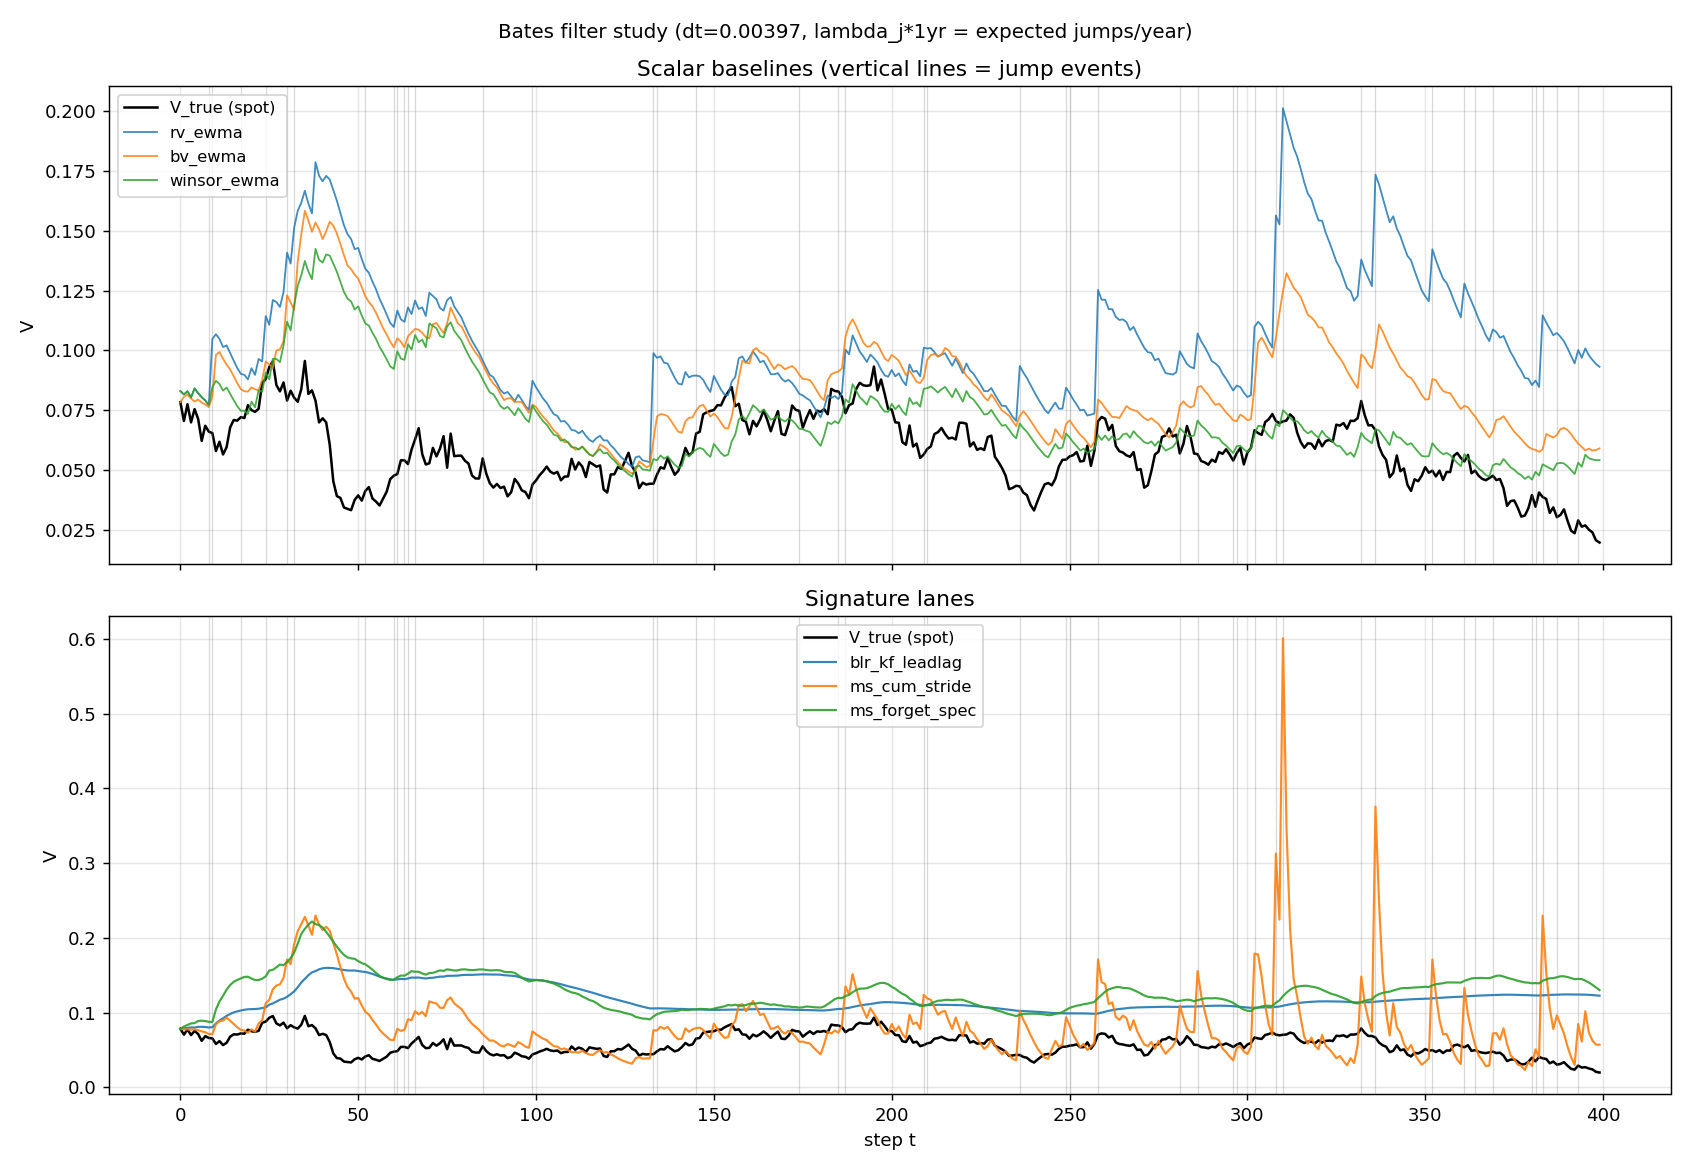

Python code for this plot:
r"""
BENCHMARK STUDY: Bates / jump-volatility filter comparison.

Row 3 of the validation ladder (see
`docs/benchmark_ladder_gated_compression.md`).  Bates = Heston
dynamics + compound-Poisson jumps in log-price:

    dS_t / S_t    =  mu dt  +  sqrt(V_t) dW_1  +  (e^J - 1) dN_t
    dV_t          =  kappa (theta - V_t) dt  +  xi sqrt(V_t) dW_2
    dN_t          ~  Poisson(lambda_j dt)
    J             ~  N(mu_j, sigma_j^2)  i.i.d., independent of dW_1, dW_2, dN
    d<W_1, W_2>_t =  rho dt

Hypothesis: scalar r^2/dt estimators of V are contaminated by jump atoms;
jump-robust handcrafted summaries (bipower variation, winsorized EWMA)
and the model-free multiresolution signature lane should both recover.
The key thesis question: does the gate prefer
  (a) a robust scalar baseline, or
  (b) the signature lane?

This is a minimal Bates setup that deliberately does NOT use the Merton
wealth wrapper.  Filters are tested directly on simulated returns.
Controller is off by construction.

Pre-registered interpretation
-----------------------------
  - If rv_ewma deteriorates vs the Heston case and ms_cum_stride
    recovers the gap, that is a slide-worthy gate flip toward signatures.
  - If bv_ewma (bipower variation) or a winsorized EWMA wins, report
    honestly: the gate prefers a better HANDCRAFTED summary under jumps.
  - The thesis statement is not "signatures must win"; it is "plain
    scalar r^2/dt smoothers are not universally adequate once the
    observation law gets harder."
"""

from __future__ import annotations

import os
import sys
from dataclasses import dataclass
from typing import Callable, Dict, List, Optional, Tuple

import numpy as np

HERE = os.path.dirname(os.path.abspath(__file__))
sys.path.insert(0, HERE)
sys.path.insert(0, os.path.join(HERE, os.pardir, os.pardir))

from src.sskf.leadlag_blr_kf import (
    LeadLagBLRKFConfig,
    LeadLagBLRKFilter,
)
from src.sskf.multiscale_leadlag_filters import (
    CumulativeStrideLeadLagBLRKFConfig,
    CumulativeStrideLeadLagBLRKFilter,
    MultiScaleLeadLagBLRKFConfig,
    MultiScaleLeadLagBLRKFilter,
    fixed_calendar_ladder,
    ladder_from_timescale,
    estimate_variance_timescale,
)


# ==========================================================================
# Simulator
# ==========================================================================


@dataclass
class BatesConfig:
    kappa: float = 2.0
    theta: float = 0.04
    xi: float = 0.3
    rho: float = -0.7
    mu: float = 0.05
    lambda_j: float = 30.0      # expected jumps per year
    mu_j: float = -0.03         # mean jump size in log-price
    sigma_j: float = 0.03       # jump-size stdev
    dt: float = 1.0 / 252.0


def simulate_bates(
    cfg: BatesConfig, T: int, V0: float, seed: int,
) -> Dict[str, np.ndarray]:
    r"""Euler + explicit-full-truncation CIR + compound Poisson jumps.

    Returns dict with keys:
        V       : (T,) pre-step variance trajectory
        dr_S    : (T,) underlying log-returns including jumps
        J       : (T,) jump atoms (0.0 where no jump)
        jump    : (T,) 0/1 indicator
    """
    rng = np.random.RandomState(int(seed))
    sqrt_dt = float(np.sqrt(cfg.dt))
    V = np.zeros(T)
    dr_S = np.zeros(T)
    J = np.zeros(T)
    jump_flag = np.zeros(T, dtype=int)
    V_prev = float(V0)
    # probability of at least one jump in an interval of length dt;
    # for small lambda*dt this is ~ lambda*dt.
    p_jump = 1.0 - float(np.exp(-cfg.lambda_j * cfg.dt))
    for t in range(T):
        V[t] = V_prev
        z1 = rng.standard_normal()
        z2 = cfg.rho * z1 + float(np.sqrt(max(1.0 - cfg.rho ** 2, 0.0))) * rng.standard_normal()
        v_use = max(V_prev, 1e-8)
        diffusion = (cfg.mu - 0.5 * v_use) * cfg.dt + float(np.sqrt(v_use)) * sqrt_dt * z1
        if rng.rand() < p_jump:
            J_t = float(rng.normal(cfg.mu_j, cfg.sigma_j))
            J[t] = J_t
            jump_flag[t] = 1
            dr_S[t] = diffusion + J_t
        else:
            dr_S[t] = diffusion
        # CIR variance update (independent diffusion branch, same z2 coupling)
        V_new = V_prev + cfg.kappa * (cfg.theta - V_prev) * cfg.dt + cfg.xi * float(np.sqrt(v_use)) * sqrt_dt * z2
        V_prev = max(V_new, 1e-8)
    return {"V": V, "dr_S": dr_S, "J": J, "jump": jump_flag}


# ==========================================================================
# Scalar baselines: EWMA of r^2/dt, Bipower EWMA, Winsorized EWMA
# ==========================================================================


class EWMAr2:
    name = "rv_ewma"

    def __init__(self, halflife_steps: float, dt: float):
        self.alpha = 1.0 - float(np.exp(-np.log(2.0) / max(halflife_steps, 1e-3)))
        self.dt = float(dt)
        self.V = 0.04

    def reset(self, V0: float):
        self.V = float(V0)

    def observe(self, r_t: float, dt: float):
        y = float(r_t) ** 2 / float(dt)
        self.V = (1.0 - self.alpha) * self.V + self.alpha * y
        self.V = max(self.V, 1e-8)

    def V_hat(self) -> float:
        return float(self.V)

    def V_interval(self) -> Tuple[float, float]:
        return (float("nan"), float("nan"))


class EWMABipower:
    r"""Bipower variation as a jump-robust variance proxy.

    BV_t = (pi/2) * |r_{t-1}| * |r_t| / dt  is an (approximately)
    unbiased V estimator that REJECTS finite-activity jumps
    asymptotically (Barndorff-Nielsen & Shephard, 2004).  We use a
    standard EWMA on the per-step BV to form a running V estimate.
    """
    name = "bv_ewma"

    def __init__(self, halflife_steps: float, dt: float):
        self.alpha = 1.0 - float(np.exp(-np.log(2.0) / max(halflife_steps, 1e-3)))
        self.dt = float(dt)
        self.V = 0.04
        self._prev_abs_r = None

    def reset(self, V0: float):
        self.V = float(V0)
        self._prev_abs_r = None

    def observe(self, r_t: float, dt: float):
        abs_r = float(np.abs(r_t))
        if self._prev_abs_r is not None:
            # Bipower per-step estimator of V (scaled by pi/2, divided by dt).
            bv = (np.pi / 2.0) * self._prev_abs_r * abs_r / float(dt)
            self.V = (1.0 - self.alpha) * self.V + self.alpha * bv
            self.V = max(self.V, 1e-8)
        self._prev_abs_r = abs_r

    def V_hat(self) -> float:
        return float(self.V)

    def V_interval(self) -> Tuple[float, float]:
        return (float("nan"), float("nan"))


class EWMAWinsorized:
    r"""Winsorized EWMA: clip r^2/dt at k * V_current BEFORE updating.

    k=4 truncates a return whose scaled square exceeds 4x the current
    V estimate.  This is a cheap ad hoc jump filter.  Clearly labeled
    heuristic, not a principled robust estimator.
    """
    name = "winsor_ewma"

    def __init__(self, halflife_steps: float, dt: float, k: float = 4.0):
        self.alpha = 1.0 - float(np.exp(-np.log(2.0) / max(halflife_steps, 1e-3)))
        self.dt = float(dt)
        self.k = float(k)
        self.V = 0.04

    def reset(self, V0: float):
        self.V = float(V0)

    def observe(self, r_t: float, dt: float):
        y = float(r_t) ** 2 / float(dt)
        cap = self.k * max(self.V, 1e-8)
        y_clipped = min(y, cap)
        self.V = (1.0 - self.alpha) * self.V + self.alpha * y_clipped
        self.V = max(self.V, 1e-8)

    def V_hat(self) -> float:
        return float(self.V)

    def V_interval(self) -> Tuple[float, float]:
        return (float("nan"), float("nan"))


# ==========================================================================
# Signature lanes (direct use of the filter classes; no Merton wrapper)
# ==========================================================================


class BLRKFLeadLagLane:
    name = "blr_kf_leadlag"

    def __init__(self, bates: BatesConfig):
        cfg = LeadLagBLRKFConfig(
            ll_gamma=0.99,
            prior_w_var=10.0, sigma_n2_init=0.01, sigma_n2_alpha=0.01,
            target_clip=None,                      # disable to not bias away jumps
            kf_kappa=bates.kappa, kf_theta=bates.theta, kf_xi=bates.xi,
            V_floor=1e-6, P_init_mult=10.0,
        )
        self.filter = LeadLagBLRKFilter(dt=bates.dt, config=cfg)

    def reset(self, V0: float):
        self.filter.reset(V0)

    def observe(self, r_t: float, dt: float):
        self.filter.observe(r_t, dt)

    def V_hat(self) -> float:
        return self.filter.V_hat()

    def V_interval(self) -> Tuple[float, float]:
        return self.filter.V_interval()


class MSCumStrideLane:
    name = "ms_cum_stride"

    def __init__(self, bates: BatesConfig, days_ladder=(1.0, 5.0, 20.0)):
        strides = tuple(max(1, int(round(d))) for d in days_ladder)
        cfg = CumulativeStrideLeadLagBLRKFConfig(
            strides=strides,
            kf_kappa=bates.kappa, kf_theta=bates.theta, kf_xi=bates.xi,
            V_floor=1e-6, P_init_mult=10.0,
            prior_w_var=10.0, sigma_n2_init=0.01, sigma_n2_alpha=0.01,
            target_clip=None,
        )
        self.filter = CumulativeStrideLeadLagBLRKFilter(dt=bates.dt, config=cfg)

    def reset(self, V0: float):
        self.filter.reset(V0)

    def observe(self, r_t: float, dt: float):
        self.filter.observe(r_t, dt)

    def V_hat(self) -> float:
        return self.filter.V_hat()

    def V_interval(self) -> Tuple[float, float]:
        return self.filter.V_interval()


class MSForgetSpectralLane:
    name = "ms_forget_spec"

    def __init__(self, bates: BatesConfig, taus_years: List[float]):
        from src.sskf.multiscale_leadlag_filters import gammas_from_taus
        gammas = tuple(gammas_from_taus(taus_years, bates.dt))
        cfg = MultiScaleLeadLagBLRKFConfig(
            gammas=gammas,
            kf_kappa=bates.kappa, kf_theta=bates.theta, kf_xi=bates.xi,
            V_floor=1e-6, P_init_mult=10.0,
            prior_w_var=10.0, sigma_n2_init=0.01, sigma_n2_alpha=0.01,
            target_clip=None,
        )
        self.filter = MultiScaleLeadLagBLRKFilter(dt=bates.dt, config=cfg)

    def reset(self, V0: float):
        self.filter.reset(V0)

    def observe(self, r_t: float, dt: float):
        self.filter.observe(r_t, dt)

    def V_hat(self) -> float:
        return self.filter.V_hat()

    def V_interval(self) -> Tuple[float, float]:
        return self.filter.V_interval()


# ==========================================================================
# Rollout + pooled statistics
# ==========================================================================


def _fresh_lanes(
    factories: Dict[str, Callable[[], object]], V0: float,
) -> Dict[str, object]:
    lanes = {name: factory() for name, factory in factories.items()}
    for est in lanes.values():
        est.reset(V0)
    return lanes


def _filter_rollout_bates(
    cfg: BatesConfig,
    factories: Dict[str, Callable[[], object]],
    T: int, V0: float, seed: int,
) -> Dict[str, np.ndarray]:
    sim = simulate_bates(cfg, T, V0, seed)
    lanes = _fresh_lanes(factories, V0)
    V_hat_post = {name: np.zeros(T) for name in lanes}
    for t in range(T):
        r = float(sim["dr_S"][t])
        for name, est in lanes.items():
            est.observe(r, cfg.dt)
            V_hat_post[name][t] = est.V_hat()
    return {
        "V_true_pre": sim["V"],
        "dr_S": sim["dr_S"],
        "jump": sim["jump"],
        "V_hat_post": V_hat_post,
    }


def _pooled_stats(
    per_seed_pred: List[np.ndarray],
    per_seed_target: List[np.ndarray],
    mask_per_seed: Optional[List[np.ndarray]] = None,
    warmup: int = 20,
) -> Tuple[float, float, int]:
    pred_list: List[np.ndarray] = []
    tgt_list: List[np.ndarray] = []
    for k in range(len(per_seed_pred)):
        p = per_seed_pred[k][warmup:]
        t = per_seed_target[k][warmup:]
        if mask_per_seed is not None:
            m = mask_per_seed[k][warmup:]
            p = p[m]
            t = t[m]
        pred_list.append(p)
        tgt_list.append(t)
    pred = np.concatenate(pred_list) if pred_list else np.zeros(0)
    tgt = np.concatenate(tgt_list) if tgt_list else np.zeros(0)
    mask = np.isfinite(pred) & np.isfinite(tgt)
    if mask.sum() < 3:
        return float("nan"), float("nan"), int(mask.sum())
    rmse = float(np.sqrt(np.mean((pred[mask] - tgt[mask]) ** 2)))
    corr = float(np.corrcoef(pred[mask], tgt[mask])[0, 1])
    return rmse, corr, int(mask.sum())


def _jump_adjacent_mask(jump_flag: np.ndarray, radius: int) -> np.ndarray:
    r"""Boolean array flagging steps within +/- radius of any jump."""
    T = jump_flag.size
    mask = np.zeros(T, dtype=bool)
    jump_idx = np.where(jump_flag > 0)[0]
    for j in jump_idx:
        lo = max(0, j - radius)
        hi = min(T, j + radius + 1)
        mask[lo:hi] = True
    return mask


# ==========================================================================
# Study driver
# ==========================================================================


def make_factories(
    bates: BatesConfig, tau_spectral_years: float,
) -> Dict[str, Callable[[], object]]:
    r"""Scalar baselines at halflife = 21 steps (daily-cadence convention);
    signature lanes use the same (1, 5, 20)-day calendar ladder as the
    daily study.
    """
    halflife = 21.0
    return {
        "rv_ewma":       lambda: EWMAr2(halflife_steps=halflife, dt=bates.dt),
        "bv_ewma":       lambda: EWMABipower(halflife_steps=halflife, dt=bates.dt),
        "winsor_ewma":   lambda: EWMAWinsorized(halflife_steps=halflife, dt=bates.dt, k=4.0),
        "blr_kf_leadlag": lambda: BLRKFLeadLagLane(bates),
        "ms_cum_stride": lambda: MSCumStrideLane(bates, days_ladder=(1.0, 5.0, 20.0)),
        "ms_forget_spec": lambda: MSForgetSpectralLane(
            bates,
            taus_years=ladder_from_timescale(tau_spectral_years, n_scales=3, fan=4.0),
        ),
    }


def estimate_pilot_tau(
    bates: BatesConfig, n_pilot: int, T_pilot: int, base_seed: int,
    ewma_halflife_steps: float = 21.0,
) -> float:
    alpha = 1.0 - float(np.exp(-np.log(2.0) / max(ewma_halflife_steps, 1e-3)))
    v0_rng = np.random.RandomState(base_seed)
    taus: List[float] = []
    for k in range(n_pilot):
        V0 = float(v0_rng.uniform(0.02, 0.08))
        sim = simulate_bates(bates, T_pilot, V0, base_seed + 1 + k)
        rv = np.zeros(T_pilot)
        smooth = V0
        for t in range(T_pilot):
            y = sim["dr_S"][t] ** 2 / bates.dt
            smooth = (1.0 - alpha) * smooth + alpha * y
            rv[t] = smooth
        tau_k = estimate_variance_timescale(
            rv, dt=bates.dt, max_lag_fraction=0.2,
            min_tau_days=2.0, max_tau_days=200.0,
        )
        taus.append(tau_k)
    return float(np.median(taus))


def run_study(
    bates: BatesConfig, n_seeds: int, T: int, warmup: int, h: int,
    base_seed: int, tau_spectral_years: float,
) -> Tuple[Dict[str, Dict[str, Tuple[float, float, int]]], Dict]:
    factories = make_factories(bates, tau_spectral_years)
    lane_names = list(factories.keys())
    per_seed_hat: Dict[str, List[np.ndarray]] = {n: [] for n in lane_names}
    per_seed_V: List[np.ndarray] = []
    per_seed_fwd: List[np.ndarray] = []
    per_seed_jump: List[np.ndarray] = []
    per_seed_dr: List[np.ndarray] = []
    v0_rng = np.random.RandomState(base_seed)
    for k in range(n_seeds):
        V0 = float(v0_rng.uniform(0.02, 0.08))
        out = _filter_rollout_bates(bates, factories, T, V0, base_seed + 1 + k)
        V_true_pre = out["V_true_pre"]
        jump_flag = out["jump"]
        V_hat_post = out["V_hat_post"]
        # Forward-averaged latent V over h (shift by 1 so post-update
        # V_hat aligns with post-step V_{t+1}..V_{t+h} window mean).
        # Implementation: build fwd(V_true_pre) by shifting V_true_pre by
        # 1 and computing the h-step rolling mean.
        T_ = V_true_pre.size
        fwd = np.full(T_, np.nan)
        if T_ > h:
            post = np.concatenate([V_true_pre[1:], V_true_pre[-1:]])  # V_{t+1} proxy at index t
            cum = np.concatenate([[0.0], np.cumsum(post)])
            for t in range(T_ - h):
                fwd[t] = (cum[t + h] - cum[t]) / h
        for name in lane_names:
            per_seed_hat[name].append(V_hat_post[name])
        per_seed_V.append(V_true_pre)
        per_seed_fwd.append(fwd)
        per_seed_jump.append(jump_flag)
        per_seed_dr.append(out["dr_S"])

    # Full-sample, jump-adjacent, calm stats
    radius = 5
    results: Dict[str, Dict[str, Tuple[float, float, int]]] = {}
    jump_masks = [_jump_adjacent_mask(j, radius) for j in per_seed_jump]
    calm_masks = [~m for m in jump_masks]
    for name in lane_names:
        stats: Dict[str, Tuple[float, float, int]] = {}
        stats["spot_V_all"]   = _pooled_stats(
            per_seed_hat[name], per_seed_V, warmup=warmup)
        stats["spot_V_jump"]  = _pooled_stats(
            per_seed_hat[name], per_seed_V, mask_per_seed=jump_masks, warmup=warmup)
        stats["spot_V_calm"]  = _pooled_stats(
            per_seed_hat[name], per_seed_V, mask_per_seed=calm_masks, warmup=warmup)
        stats[f"fwd_V_h{h}"]  = _pooled_stats(
            per_seed_hat[name], per_seed_fwd, warmup=warmup)
        results[name] = stats

    # Also return a random representative trajectory (first seed)
    trace = {
        "V_true_pre": per_seed_V[0],
        "dr_S":       per_seed_dr[0],
        "jump":       per_seed_jump[0],
        "V_hat_post": {name: per_seed_hat[name][0] for name in lane_names},
    }
    return results, trace


# ==========================================================================
# Reporting
# ==========================================================================


def _print_bates_table(
    results: Dict[str, Dict[str, Tuple[float, float, int]]], h: int,
) -> None:
    col_keys = ["spot_V_all", "spot_V_jump", "spot_V_calm", f"fwd_V_h{h}"]
    labels = {
        "spot_V_all":   "spot V (all)",
        "spot_V_jump":  "spot V (jump)",
        "spot_V_calm":  "spot V (calm)",
        f"fwd_V_h{h}":  f"fwd V (h={h})",
    }
    print("Bates study  --  pooled corr and RMSE of V_hat_post vs spot V (subset masks)")
    print("-" * 128)
    print(f"{'lane':20s} | {'stat':>6s} |", end="")
    for k in col_keys:
        print(f"  {labels[k]:>20s}", end="")
    print()
    print("-" * 128)
    for lane, stats in results.items():
        print(f"{lane:20s} | {'corr':>6s} |", end="")
        for k in col_keys:
            rmse, corr, n = stats.get(k, (float("nan"), float("nan"), 0))
            cell = f"{corr:+.4f}" if np.isfinite(corr) else "    nan"
            print(f"  {cell:>20s}", end="")
        print()
    print("-" * 128)
    for lane, stats in results.items():
        print(f"{lane:20s} | {'rmse':>6s} |", end="")
        for k in col_keys:
            rmse, corr, n = stats.get(k, (float("nan"), float("nan"), 0))
            cell = f"{rmse:.4f}" if np.isfinite(rmse) else "   nan"
            print(f"  {cell:>20s}", end="")
        print()
    print()


def _plot_representative_bates(
    trace: Dict, out_path: str, dt: float,
) -> None:
    import matplotlib
    matplotlib.use("Agg")
    import matplotlib.pyplot as plt

    V_true = trace["V_true_pre"]
    V_hats = trace["V_hat_post"]
    jump = trace["jump"]
    T = V_true.size
    t_axis = np.arange(T)
    fig, axes = plt.subplots(2, 1, figsize=(13, 9), sharex=True)
    ax = axes[0]
    ax.plot(t_axis, V_true, "k-", lw=1.4, label="V_true (spot)")
    jump_idx = np.where(jump > 0)[0]
    for j in jump_idx:
        ax.axvline(j, color="gray", alpha=0.3, lw=0.7)
    for name in ("rv_ewma", "bv_ewma", "winsor_ewma"):
        if name in V_hats:
            ax.plot(t_axis, V_hats[name], lw=1.0, alpha=0.85, label=name)
    ax.set_ylabel("V")
    ax.set_title("Scalar baselines (vertical lines = jump events)")
    ax.legend(fontsize=9, loc="best")
    ax.grid(alpha=0.3)
    ax = axes[1]
    ax.plot(t_axis, V_true, "k-", lw=1.4, label="V_true (spot)")
    for j in jump_idx:
        ax.axvline(j, color="gray", alpha=0.3, lw=0.7)
    for name in ("blr_kf_leadlag", "ms_cum_stride", "ms_forget_spec"):
        if name in V_hats:
            ax.plot(t_axis, V_hats[name], lw=1.2, alpha=0.9, label=name)
    ax.set_xlabel("step t")
    ax.set_ylabel("V")
    ax.set_title("Signature lanes")
    ax.legend(fontsize=9, loc="best")
    ax.grid(alpha=0.3)
    fig.suptitle(
        f"Bates filter study (dt={dt:.5f}, lambda_j*1yr = expected jumps/year)",
        fontsize=11,
    )
    fig.tight_layout()
    fig.savefig(out_path, dpi=130)
    plt.close(fig)


# ==========================================================================
# Main
# ==========================================================================


def main() -> None:
    bates = BatesConfig()
    print("=" * 128)
    print("BENCHMARK 3 of validation ladder:  Bates / jump-volatility filter study (filter-only)")
    print(f"  Heston block: kappa={bates.kappa}, theta={bates.theta}, xi={bates.xi}, rho={bates.rho}")
    print(f"  Jump block  : lambda={bates.lambda_j}/yr, mu_j={bates.mu_j}, sigma_j={bates.sigma_j}")
    print(f"  dt={bates.dt:.5f} (daily cadence)")
    print(f"  Expected jumps per 200-step episode: {bates.lambda_j * bates.dt * 200:.2f}")
    print("=" * 128)

    # Pilot tau
    print()
    print("Pilot tau estimation (EWMA r^2/dt ACF 1/e lag; median over pilot seeds)")
    tau_spectral = estimate_pilot_tau(
        bates, n_pilot=20, T_pilot=500, base_seed=6_000,
    )
    tau_days = tau_spectral / bates.dt
    print(f"  pilot tau_hat = {tau_spectral:.5f} yr = {tau_days:.2f} days")

    # Primary study
    n_seeds = 40
    T = 400
    warmup = 30
    h = 10
    print()
    print(f"STUDY  --  n_seeds={n_seeds}, T={T}, warm-up={warmup}, h={h}")
    results, trace = run_study(
        bates, n_seeds=n_seeds, T=T, warmup=warmup, h=h,
        base_seed=14_000, tau_spectral_years=tau_spectral,
    )
    _print_bates_table(results, h=h)

    # Figure
    plot_path = os.path.join(HERE, "study_bates_signature_filters.png")
    try:
        _plot_representative_bates(trace, out_path=plot_path, dt=bates.dt)
        print(f"Saved figure: {plot_path}")
    except Exception as e:
        print(f"Figure skipped: {e}")

    # Direct answers
    def corr_of(lane: str, key: str) -> float:
        entry = results.get(lane, {}).get(key, None)
        return float(entry[1]) if entry is not None else float("nan")

    scalar_lanes = ["rv_ewma", "bv_ewma", "winsor_ewma"]
    sig_lanes = ["blr_kf_leadlag", "ms_cum_stride", "ms_forget_spec"]
    best_rv = "rv_ewma"
    best_scalar = max(scalar_lanes, key=lambda L: corr_of(L, "spot_V_all"))
    best_sig = max(sig_lanes, key=lambda L: corr_of(L, "spot_V_all"))

    print("=" * 128)
    print("DIRECT ANSWERS  (Bates jump-vol, at this config; NOT a universal ranking)")
    print("=" * 128)
    print(f"  rv_ewma (plain r^2/dt)  : corr spot V (all) = {corr_of(best_rv, 'spot_V_all'):+.4f}")
    print(f"  Best scalar             : {best_scalar}   corr spot V (all) = "
          f"{corr_of(best_scalar, 'spot_V_all'):+.4f}")
    print(f"  Best signature          : {best_sig}  corr spot V (all) = "
          f"{corr_of(best_sig, 'spot_V_all'):+.4f}")
    print()
    print("  Jump-adjacent subset (|t - t_jump| <= 5 bars):")
    print(f"    rv_ewma               : corr = {corr_of(best_rv, 'spot_V_jump'):+.4f}")
    print(f"    best robust scalar    : {best_scalar}   corr = {corr_of(best_scalar, 'spot_V_jump'):+.4f}")
    print(f"    best signature        : {best_sig}  corr = {corr_of(best_sig, 'spot_V_jump'):+.4f}")
    print()

    # Interpretation
    gap_rv_vs_robust = corr_of(best_scalar, "spot_V_all") - corr_of(best_rv, "spot_V_all")
    gap_rv_vs_sig = corr_of(best_sig, "spot_V_all") - corr_of(best_rv, "spot_V_all")
    gap_jump_rv_vs_robust = (corr_of(best_scalar, "spot_V_jump")
                             - corr_of(best_rv, "spot_V_jump"))
    gap_jump_rv_vs_sig = (corr_of(best_sig, "spot_V_jump")
                          - corr_of(best_rv, "spot_V_jump"))
    print("  Gaps (all):")
    print(f"    best robust - rv_ewma    = {gap_rv_vs_robust:+.4f}")
    print(f"    best signature - rv_ewma = {gap_rv_vs_sig:+.4f}")
    print("  Gaps (jump-adjacent only):")
    print(f"    best robust - rv_ewma    = {gap_jump_rv_vs_robust:+.4f}")
    print(f"    best signature - rv_ewma = {gap_jump_rv_vs_sig:+.4f}")

    if gap_jump_rv_vs_sig > 0.10 and gap_rv_vs_sig > 0.04:
        verdict = ("SIGNATURE GATE FLIP: signature lane beats rv_ewma on both full sample "
                   "(>+0.04) and jump-adjacent subset (>+0.10).")
    elif gap_jump_rv_vs_robust > 0.10 and gap_rv_vs_robust > 0.04:
        verdict = ("ROBUST-SCALAR GATE FLIP: handcrafted jump-robust scalar beats rv_ewma; "
                   "gate prefers a better handcrafted summary over signatures under jumps.")
    else:
        verdict = ("No clear flip at this config: the signal is small or mixed; see "
                   "table for nuance.")
    print(f"  Verdict                  : {verdict}")
    print("=" * 128)


if __name__ == "__main__":
    main()
